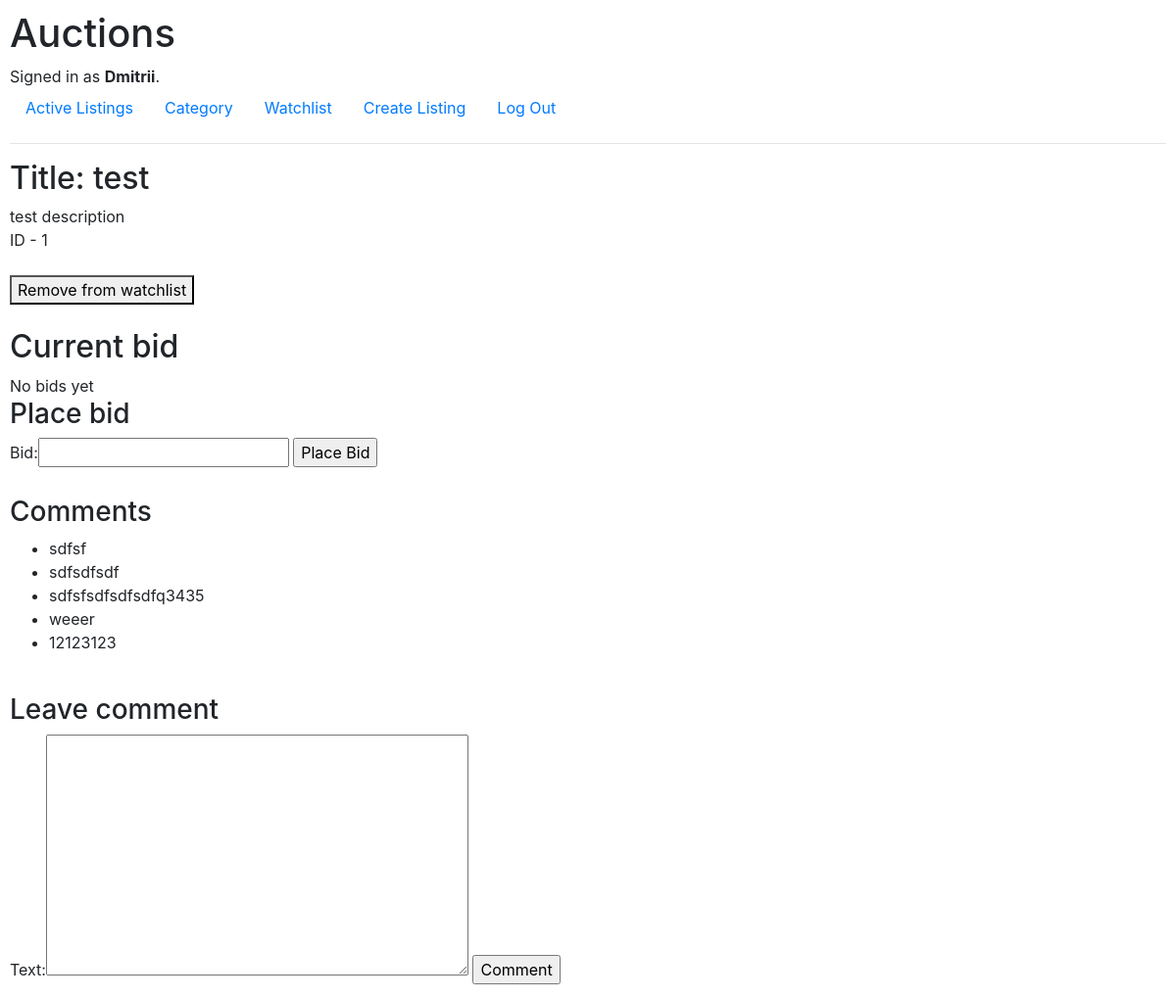
Page /listing_page/1 (signed in) on the earlier database version.
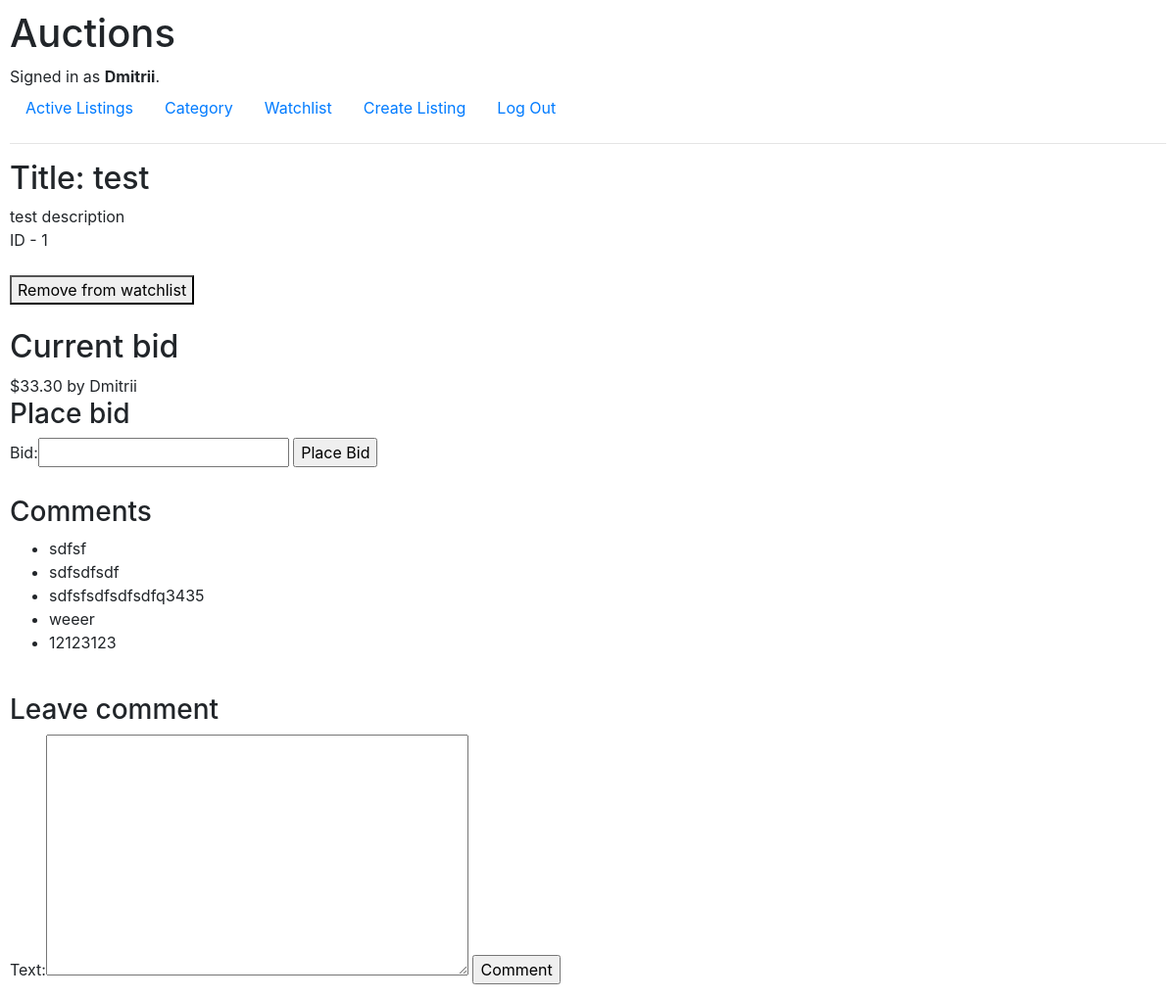
Same page on the later database version.
### auctions/models.py (models this page shows)
class Bid(models.Model):
    bid = models.DecimalField(max_digits=11, decimal_places=2, validators=[valid_bid])
    listing = models.ForeignKey(Listing, on_delete=models.CASCADE, related_name='bids')
    user = models.ForeignKey(User, on_delete=models.CASCADE, related_name='bids')

class User(AbstractUser):
    pass

### auctions/views.py (the view)
# urls.py: path("listing_page/<int:page_id>", views.listing_page, name="listing_page"),
def listing_page(request, page_id):
    page = Listing.objects.get(id=page_id)
    remove = page in request.user.listings.all()
    bid = page.bids.order_by('bid').last()
    return render(request, "auctions/listing_page.html", {
        'listing':page,
        'comments':page.comments.all(),
        'comment_form': CommentForm(),
        'bid_form': BidForm(),
        'bid': bid,
        'remove': remove
    })

### auctions/views.py
class CommentForm(ModelForm):
    class Meta:
        model = Comment
        fields = ['text']

class BidForm(ModelForm):
    class Meta:
        model = Bid
        fields = ['bid']

### auctions/models.py (called while the page is built)
    def __str__(self):
        return f'{self.text}'

### auctions/templates/auctions/listing_page.html (shortened to what this page needs)
{% extends 'auctions/layout.html' %}
{% block body %}
<div>
<h2>Title: {{listing.title}}</h2>
    </div>
<div>{{listing.description}}</div>
<div>ID - {{listing.id}}</div>
<br>
{% if not remove %}
<form action="{% url 'watchlist'%}" method="post">
    {% csrf_token %}
    <button name="add_to_watchlist" value={{listing.id}}>Add to watchlist</button>
</form>
{% else %}
<form action="{% url 'watchlist'%}" method="post">
    <button name="remove_from_watchlist" value={{listing.id}}>Remove from watchlist</button>
</form>
{% endif %}
<br>
<h2>Current bid</h2>
{% if bid %}
${{bid.bid|floatformat:2}} by {{bid.user}}
{% else %}
No bids yet
{% endif %}
<br>
<h3>Place bid</h3>
<form action="{% url 'place_bid' listing.id %}" method="post">
    {{bid_form}}
    <input type="submit" value="Place Bid">
</form>
<br>
<h3>Comments</h3>
<ul>
    {%for comment in comments %}
    <li>{{comment}}</li>
    {% empty %}
    <li>No comment yet</li>
    {% endfor %}
</ul>
<br>
<h3>Leave comment</h3>
<form action="{% url 'create_comment' listing.id %}" method="post">
    {{comment_form}}
    <input type="submit" value="Comment">
</form>
{% endblock %}

Differences in the rows shown:
added Bid: bid "33.30", user "Dmitrii"
Other differences:
text no longer shown: "No bids yet"
text now shown: "$ by"
